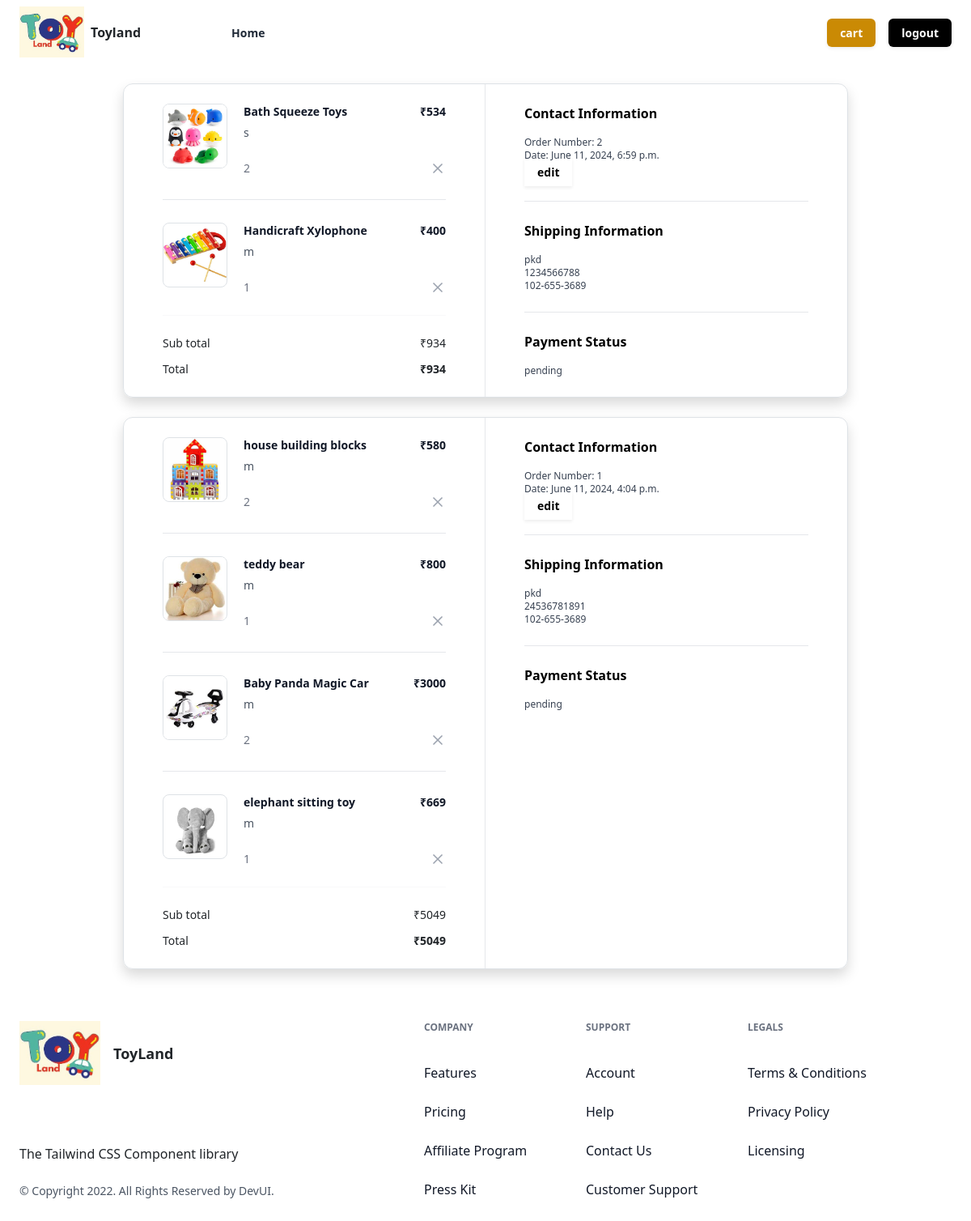
The app's page /ordersummary/ (signed in) with its own data.
### store/models.py (models this page shows, shortened)
class BasketItems(models.Model):
    basket_object=models.ForeignKey(Basket,on_delete=models.CASCADE,related_name="cartitems")
    product_object=models.ForeignKey(Product,on_delete=models.CASCADE)
    quantity=models.PositiveIntegerField(default=1)
    colour_object=models.ForeignKey(Colour,on_delete=models.CASCADE)
    agebetween_object=models.ForeignKey(AgeBetween,on_delete=models.CASCADE)
    size_object=models.ForeignKey(Size,on_delete=models.CASCADE)
    created_date=models.DateTimeField(auto_now_add=True)
    updated_date=models.DateTimeField(auto_now=True)
    is_active=models.BooleanField(default=True)
    is_order_placed=models.BooleanField(default=False)
    @property
    def total_amount(self):      #custom method
       return self.product_object.price * self.quantity

class Product(models.Model):
    title=models.CharField(max_length=200)
    image=models.ImageField(upload_to="toyproductimages",null=True,default="default.jpg")
    description=models.TextField(null=True,blank=True)
    price=models.PositiveIntegerField()
    category_object=models.ForeignKey(Category,on_delete=models.CASCADE)
    brand_object=models.ForeignKey(Brand,on_delete=models.CASCADE)
    age_object=models.ManyToManyField(AgeBetween)
    size_object=models.ManyToManyField(Size)
    colour_object=models.ManyToManyField(Colour)
    material_object=models.ForeignKey(Material,on_delete=models.CASCADE)
    created_date=models.DateTimeField(auto_now_add=True)
    updated_date=models.DateTimeField(auto_now=True)
    is_active=models.BooleanField(default=True)

class Size(models.Model):
    name=models.CharField(max_length=200,unique=True)
    created_date=models.DateTimeField(auto_now_add=True)
    updated_date=models.DateTimeField(auto_now=True)
    is_active=models.BooleanField(default=True)
    def __str__(self):
        return self.name

class Order(models.Model):
    user_object=models.ForeignKey(User,on_delete=models.CASCADE,related_name="myorders")
    basketitems_object=models.ManyToManyField(BasketItems)
    phone=models.CharField(max_length=200)
    email=models.EmailField()
    delivery_address=models.CharField(max_length=200)
    expected_delivery_date=models.DateField(null=True)
    pay_options=(
        ("cod","cod"),
        ("online","online"),
    )
    payment_method=models.CharField(max_length=200,choices=pay_options,default="cod")
    order_id=models.CharField(max_length=200,null=True)
    is_paid=models.BooleanField(default=False)
    order_status=(
        ("order_confirmed","order_confirmed"),
        ("dispatched","dispatched"),
        ("in_transit","in_transit"),
        ("delivered","delivered"),
        ("cancelled","cancelled"),
    )
    status=models.CharField(max_length=200,choices=order_status,default="order confirmed")
    created_date=models.DateTimeField(auto_now_add=True)
    updated_at=models.DateTimeField(auto_now=True)
    is_active=models.BooleanField(default=True)
    @property
    def order_total(self):
        basketitem_obj=self.basketitems_object.all()
        total=0
        if basketitem_obj:
            for bi in basketitem_obj:
                total+=bi.total_amount
        return total

### store/views.py (the view)
# urls.py: path("ordersummary/",views.OrderSummaryView.as_view(),name="order-summary"),
class OrderSummaryView(View):
    def get(self,request,*args,**kwargs):
        qs=Order.objects.filter(user_object=request.user).order_by("-created_date")
        return render(request,"order-summary.html",{"data":qs})

### store/templates/order-summary.html (shortened to what this page needs)
{%extends 'base.html'%}
{%block main_block%}
{%for order in data%}
<div class="mx-auto my-4 max-w-4xl md:my-6">
    <div class="overflow-hidden rounded-xl border border-gray-100 shadow">
      <div class="grid grid-cols-1 md:grid-cols-2">
        <div class="px-5 py-6 md:border-r md:border-r-gray-200 md:px-8">
          <div class="flow-root">
            <ul class="-my-7 divide-y divide-gray-200">
               {%for bi in order.basketitems_object.all%}
              <li class="flex items-stretch justify-between space-x-5 py-7">
                <div class="flex flex-1 items-stretch">
                  <div class="flex-shrink-0">
                    <img
                      class="h-20 w-20 rounded-lg border border-gray-200 object-contain"
                      src="{{bi.product_object.image.url}}"
                      alt="https://static.nike.com/a/images/c_limit,w_592,f_auto/t_product_v1/54a510de-a406-41b2-8d62-7f8c587c9a7e/air-force-1-07-lv8-shoes-9KwrSk.png"
                    />
                  </div>
                  <div class="ml-5 flex flex-col justify-between">
                    <div class="flex-1">
                      <p class="text-sm font-bold text-gray-900">
                        {{bi.product_object.title}}
                      </p>
                      <p class="mt-1.5 text-sm font-medium text-gray-600">
                        {{bi.size_object}}
                      </p>
                    </div>
                    <p class="mt-4 text-sm font-medium text-gray-500">{{bi.quantity}}</p>
                  </div>
                </div>
                <div class="ml-auto flex flex-col items-end justify-between">
                  <p class="text-right text-sm font-bold text-gray-900">
                    ₹{{bi.total_amount}}
                  </p>
                  <button
                    type="button"
                    class="-m-2 inline-flex rounded p-2 text-gray-400 transition-all duration-200 hover:text-gray-900 focus:outline-none focus:ring-2 focus:ring-gray-900 focus:ring-offset-2"
                  >
                    <svg
                      xmlns="http://www.w3.org/2000/svg"
                      width="24"
                      height="24"
                      viewBox="0 0 24 24"
                      fill="none"
                      stroke="currentColor"
                      stroke-width="2"
                      stroke-linecap="round"
                      stroke-linejoin="round"
                      class="h-5 w-5"
                    >
                      <line x1="18" y1="6" x2="6" y2="18"></line>
                      <line x1="6" y1="6" x2="18" y2="18"></line>
                    </svg>
                  </button>
                </div>
              </li>
               {%endfor%}
            </ul>
            <hr class="mt-6 border-gray-200" />
            <ul class="mt-6 space-y-3">
              <li class="flex items-center justify-between">
                <p class="text-sm font-medium">Sub total</p>
                <p class="text-sm font-medium">₹{{order.order_total}}</p>
              </li>
              <li class="flex items-center justify-between">
                <p class="text-sm font-medium ">Total</p>
                <p class="text-sm font-bold ">₹{{order.order_total}}</p>
              </li>
            </ul>
          </div>
        </div>
        <div class="px-5 py-6 md:px-8">
          <div class="flow-root">
            <div class="-my-6 divide-y divide-gray-200">
              <div class="py-6">
                <h2 class="text-base font-bold text-black">
                  Contact Information
                </h2>
                <p class="fontmedium mt-3 text-xs text-gray-700">
                  Order Number: {{order.id}}
                </p>
                <p class="text-xs font-medium text-gray-700">
                  Date: {{order.created_date}}
                </p>
                <a
                  href="{%url 'place-order'%}"
                  class="mt-5 mb-3rounded-md px-3 py-2 text-sm font-semibold text-black shadow-sm hover:bg-black/80 focus-visible:outline focus-visible:outline-2 focus-visible:outline-offset-2 focus-visible:outline-black"
                >
                  edit
                </a>
              </div>
              <div class="py-6">
                <h2 class="mb-2 text-base font-bold text-black">
                  Shipping Information
                </h2>
                <p class="mt-3 text-xs font-medium text-gray-700">{{order.delivery_address}}</p>
                <p class="text-xs font-medium text-gray-700">
                  {{order.phone}}
                </p>
                <p class="text-xs font-medium text-gray-700">102-655-3689</p>
              </div>
              <div class="py-6">
                <h2 class="text-base font-bold text-black">
                  Payment Status
                </h2>
                <p class="mt-3 text-xs font-medium text-gray-700">
                  {%if order_is_paid%}
                    completed
                  {%else%}
                    pending
                  {%endif%}
                </p>
              </div>
            </div>
          </div>
        </div>
      </div>
    </div>
  </div>
{%endfor%}
{%endblock%}

### records on screen
Order: order_total "934", id "2", created_date "June 11, 2024, 6:59 p.m.", delivery_address "pkd", phone "1234566788"
BasketItems: product_object.image (picture), product_object "Bath Squeeze Toys", size_object "s", quantity "2", total_amount "534"
BasketItems: product_object.image (picture), product_object "Handicraft Xylophone", size_object "m", quantity "1", total_amount "400"
Order: order_total "5049", id "1", created_date "June 11, 2024, 4:04 p.m.", delivery_address "pkd", phone "24536781891"
BasketItems: product_object.image (picture), product_object "house building blocks", size_object "m", quantity "2", total_amount "580"
BasketItems: product_object.image (picture), product_object "teddy bear", size_object "m", quantity "1", total_amount "800"
BasketItems: product_object.image (picture), product_object "Baby Panda Magic Car", size_object "m", quantity "2", total_amount "3000"
BasketItems: product_object.image (picture), product_object "elephant sitting toy", size_object "m", quantity "1", total_amount "669"
